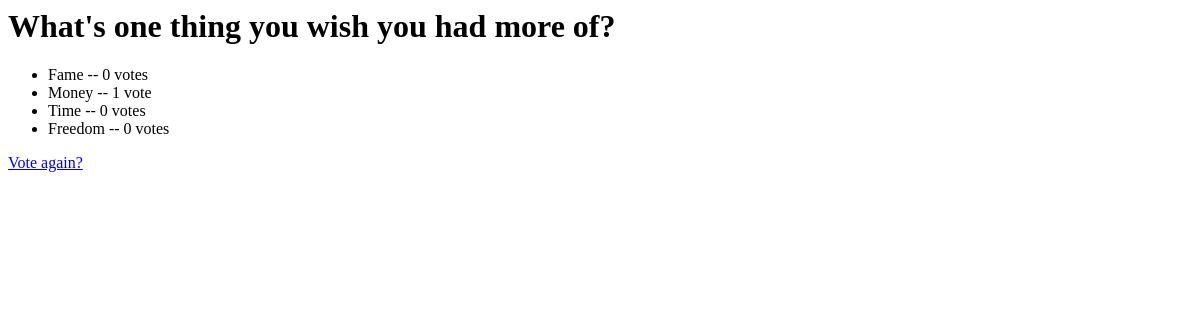
The page /polls/2/results/ on the database as committed earlier.
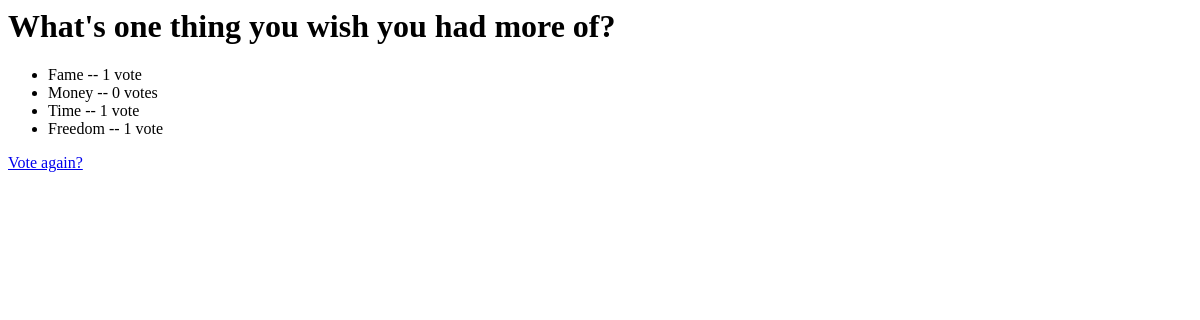
The same page on the database as committed later.
### polls/models.py (models this page shows, shortened)
class Question(models.Model):
    question_text = models.CharField(max_length=200)
    pub_date = models.DateTimeField('date published')

class Choice(models.Model):
    question = models.ForeignKey(Question, on_delete=models.CASCADE)
    choice_text = models.CharField(max_length=200)
    votes = models.IntegerField(default=0)

### polls/views.py (the view)
# urls.py: path("<int:pk>/results/", views.ResultsView.as_view(), name="results"),
class ResultsView(generic.DetailView):
    model = Question
    template_name = "polls/results.html"

### django_polls/polls/templates/polls/results.html
<h1>{{ question.question_text }}</h1>
<ul>
{% for choice in question.choice_set.all %}
    <li>{{ choice.choice_text }} -- {{ choice.votes }} vote{{ choice.votes|pluralize }}</li>
{% endfor %}
</ul>
<a href="{% url 'polls:detail' question.id %}">Vote again?</a>

Rows that differ between the two databases and show on the page:
changed Choice "Fame": votes "0" → "1"
changed Choice "Money": votes "1" → "0"
changed Choice "Time": votes "0" → "1"
changed Choice "Freedom": votes "0" → "1"
